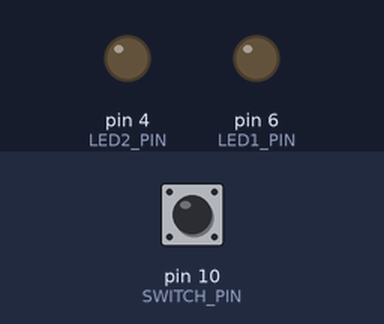
The sketch below on a simulated Arduino Uno, built with avr-gcc and run on an emulated ATmega328P. On the bench: output pins drawn as LEDs (lit = HIGH). Dashed ring = blinking. Inputs (shaded band) come from the test bench; at power-on: pin 10 (SWITCH_PIN) HIGH.

Above: at 1.2 s.
1.3 s: pin 10 (SWITCH_PIN) pulled LOW for 0.15 s
At 2.5 s:
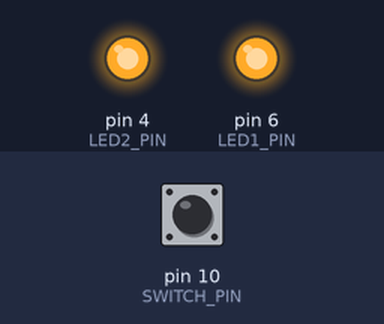
3.3 s: pin 10 (SWITCH_PIN) pulled LOW for 1 s
At 4.9 s:
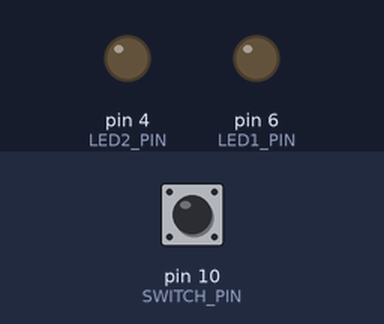
5.8 s: pin 10 (SWITCH_PIN) pulsed LOW 2 times (0.12 s each, 0.3 s apart)
At 6.29 s:
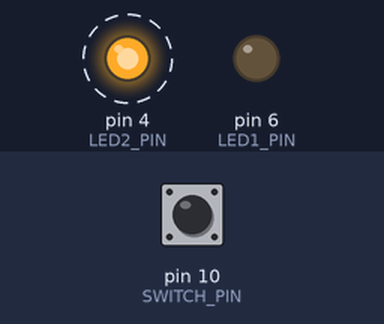
8.8 s: pin 10 (SWITCH_PIN) pulled LOW for 3.2 s
At 9.14 s:
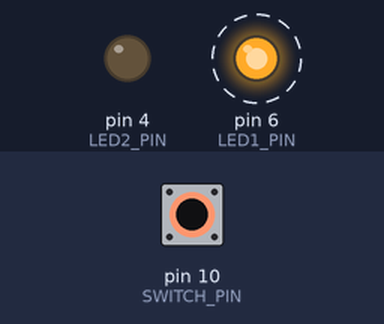
Timing chart, 0 to 11.8 s (numbered marks = the images above; inputs shaded):
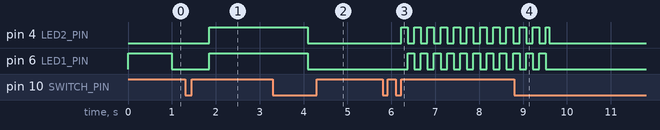

Measured:
- after the input at 1.3 s, pin 4 (LED2_PIN): LOW → HIGH after 0.55 s
- after the input at 3.3 s, pin 4 (LED2_PIN), pin 6 (LED1_PIN): HIGH → LOW after 0.80 s
- after the input at 5.8 s, pin 4 (LED2_PIN): alternates HIGH for 0.15 s and LOW for 0.15 s, starting after 0.42 s; pin 6 (LED1_PIN): alternates HIGH for 0.15 s and LOW for 0.15 s, starting after 0.57 s
- after the input at 8.8 s, pin 6 (LED1_PIN): goes on until 9.5 s, then stays LOW

The sketch:

CS-4540-lab5-2.ino
```cpp
// pin numbers for the led and switch
const int LED1_PIN = 6;
const int LED2_PIN = 4;
const int SWITCH_PIN = 10;

const long BLINK_INTERVAL = 1000;
const long SHORT_PRESS_MAX = 400;   // under 400ms = short press
const long LONG_PRESS_MIN  = 800;   // over 800ms = long press
const long DOUBLE_PRESS_GAP = 400;   // max time gap between two clicks for double press
const long DISCO_INTERVAL = 150;   // disco blink speed

// different behavior modes
enum Mode { NORMAL, STOPLIGHT, DISCO, ALL_OFF };
Mode currentMode = NORMAL;

// led 1 blink
unsigned long previousMillis1 = 0;
bool led1State = HIGH;

// disco mode
unsigned long discoMillis = 0;
bool discoState = HIGH;

// keeps track of the button state
bool lastButtonState = HIGH;
bool buttonState = HIGH;
unsigned long pressStart  = 0;
unsigned long lastReleaseTime = 0;
bool waitingForDouble = false;
unsigned long pendingAction = 0;   // timestamp of first click release
bool longPressHandled = false;

void setup() {
  pinMode(LED1_PIN, OUTPUT);
  pinMode(LED2_PIN, OUTPUT);
  pinMode(SWITCH_PIN, INPUT);

  digitalWrite(LED1_PIN, HIGH);
  digitalWrite(LED2_PIN, HIGH);
}

// handles the different modes

void runNormal(unsigned long now) {
  // led 1 will blink on anf off for one second
  if (now - previousMillis1 >= BLINK_INTERVAL) {
    previousMillis1 = now;
    led1State = !led1State;
    digitalWrite(LED1_PIN, led1State);
  }
  // in normal mode led 2 will be off
  digitalWrite(LED2_PIN, LOW);
}

void runStoplight(unsigned long now) {
  // LED 1 stays ON, LED 2 stays ON (like a red/green stoplight pair)
  digitalWrite(LED1_PIN, HIGH);
  digitalWrite(LED2_PIN, HIGH);
}

void runDisco(unsigned long now) {
  // Both LEDs blink rapidly, alternating
  if (now - discoMillis >= DISCO_INTERVAL) {
    discoMillis = now;
    discoState = !discoState;
    digitalWrite(LED1_PIN, discoState);
    digitalWrite(LED2_PIN, !discoState); // opposite = alternating
  }
}

void runAllOff() {
  digitalWrite(LED1_PIN, LOW);
  digitalWrite(LED2_PIN, LOW);
}

// the button logic

void handleButton(unsigned long now) {
  buttonState = digitalRead(SWITCH_PIN);

  //the button was just pressed
  if (lastButtonState == HIGH && buttonState == LOW) {
    pressStart = now;
    longPressHandled = false;
  }

  // checks if they button is prseed and hold
  if (buttonState == LOW && !longPressHandled) {
    if (now - pressStart >= LONG_PRESS_MIN) {
      currentMode = ALL_OFF;
      longPressHandled = true;
      waitingForDouble = false; // cancel any pending double
    }
  }

  // the button was just released
  if (lastButtonState == LOW && buttonState == HIGH) {
    unsigned long pressDuration = now - pressStart;

    if (!longPressHandled && pressDuration < SHORT_PRESS_MAX) {
      // short press detected
      if (waitingForDouble && (now - pendingAction <= DOUBLE_PRESS_GAP)) {
        // confirms for double press
        currentMode = DISCO;
        waitingForDouble = false;
      } else {
        // first click and waits to see if there will be a second click
        waitingForDouble = true;
        pendingAction = now;
      }
    }
    lastReleaseTime = now;
  }

  // if you don't double press fast enough its treated as a single press
  if (waitingForDouble && (now - pendingAction > DOUBLE_PRESS_GAP)) {
    currentMode = STOPLIGHT;
    waitingForDouble = false;
  }

  lastButtonState = buttonState;
}

void loop() {
  unsigned long now = millis();

  handleButton(now);

  switch (currentMode) {
    case NORMAL: runNormal(now);   break;
    case STOPLIGHT: runStoplight(now); break;
    case DISCO: runDisco(now);    break;
    case ALL_OFF: runAllOff();      break;
  }
}
```
